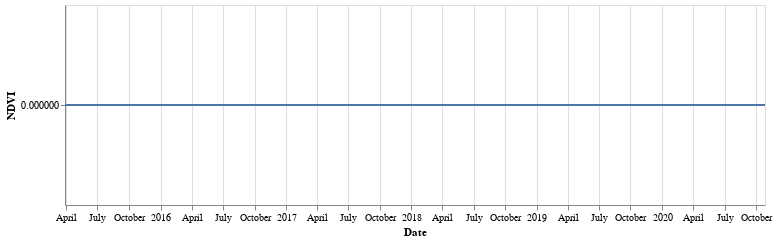

Source (notebook cell):
### Markdown cell above
Fix the size a bit.

Chart Size: 
https://altair-viz.github.io/user_guide/customization.html#adjusting-chart-size

### Code cell
chart = alt.Chart(df).mark_line().encode(y='NDVI', x='Date').properties(width=700, height=200)

chart

### Figure 1 — Vega-Lite specification as saved in the notebook (floating-point values rounded to 4 significant figures; data arrays with more than 128 entries replaced by an {"elided": "..."} marker saying what was removed)
{"config": {"view": {"continuousWidth": 400, "continuousHeight": 300}}, "data": {"name": "data-869f8a86157f96904e1457d985ffc9fa"}, "mark": "line", "encoding": {"x": {"type": "temporal", "field": "Date"}, "y": {"type": "quantitative", "field": "NDVI"}}, "height": 200, "width": 700, "$schema": "https://vega.github.io/schema/vega-lite/v4.8.1.json", "datasets": {"data-869f8a86157f96904e1457d985ffc9fa": {"elided": "315 records"}}}
